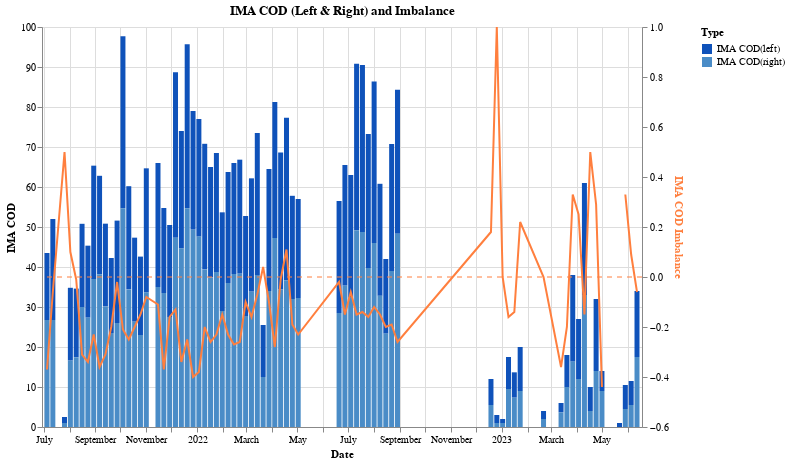

The notebook cell this image was saved under:
### Code cell
player_81_w = player_81_w.dropna()

# Melt the DataFrame to long format for Altair
df_melted = player_81_w.melt(id_vars=['Player', 'Date', 'IMA COD(Right) %', 'IMA COD(Left) %', 'IMA COD Imbalance'], 
                    value_vars=['IMA COD(left)', 'IMA COD(right)'], 
                    var_name='Type', 
                    value_name='Value').dropna()

# Define colors
colors = {'IMA COD(left)': '#0F52BA', 'IMA COD(right)': '#4A8CC7'}

# Create the stack bar chart
bar_chart = alt.Chart(df_melted).mark_bar().encode(
    x=alt.X('Date:T', axis=alt.Axis(title='Date')),
    y=alt.Y('sum(Value):Q', axis=alt.Axis(title='IMA COD')),
    color=alt.Color('Type:N', scale=alt.Scale(domain=['IMA COD(left)', 'IMA COD(right)'], range=[colors['IMA COD(left)'], colors['IMA COD(right)']])),
    tooltip=[
        alt.Tooltip('Date:T', title='Date'),
        alt.Tooltip('IMA COD(Left) %:N', title='IMA COD(Left) %'),
        alt.Tooltip('IMA COD(Right) %:N', title='IMA COD(Right) %')
    ]
).properties(
    width=600,
    height=400
)

# Create the line chart for IMA COD Imbalance
line_chart = alt.Chart(player_81_w).mark_line(color='#FF7F3E').encode(
    x='Date:T',
    y=alt.Y('IMA COD Imbalance:Q', axis=alt.Axis(title='IMA COD Imbalance', titleColor='#FF7F3E')),
    tooltip=[
        alt.Tooltip('Date:T', title='Date'),
        alt.Tooltip('IMA COD Imbalance:Q', title='IMA COD Imbalance')
    ]
)

# Create the dashed horizontal line at y = 0.8
balance_line = alt.Chart(pd.DataFrame({'y': [0.0]})).mark_rule(strokeDash=[5, 5], color='#FF7F3E').encode(
    y='y:Q'
)

balance_combined = alt.layer(
    line_chart,
    balance_line
).resolve_scale(
    y='shared'  # Share y-axis for IMA COD balance
)


# Combine both charts
combined_chart = alt.layer(
    bar_chart,
    balance_combined
).resolve_scale(
    y='independent'  # Allow independent y-axes
).properties(
    title='IMA COD (Left & Right) and Imbalance'
)

combined_chart
